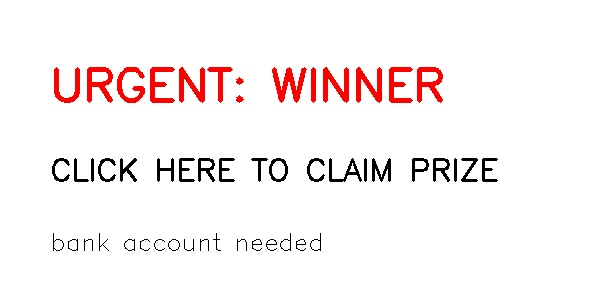
#> input picture scam_test 2.jpg, 600 x 300 px
$ python -i ai_image_detector.py   (imports and definitions only)
#> lines starting #> are read from the running program, lines starting #| are printed output that depends on the picture
# backend/services/ai_image_detector.py

import numpy as np
import cv2
from PIL import Image


def detect_ai_generated(image_path: str) -> dict:
    """
    Detects AI-generated images using 3 heuristics:
    1. Frequency smoothness (AI images are unnaturally smooth)
    2. Color uniformity (AI images have uniform color distribution)
    3. Perfect dimensions + no EXIF (common AI signature)
    """
#> called with image_path = '../../scam_test 2.jpg'
    try:
        img = Image.open(image_path).convert("RGB")
#> img is the input picture: PIL image 600x300 RGB; mean R, G, B 248.9, 242.4, 242.4
        arr = np.array(img)
        score = 100.0
        flags = []

        # Heuristic 1: Frequency analysis
        gray = cv2.cvtColor(arr, cv2.COLOR_RGB2GRAY)
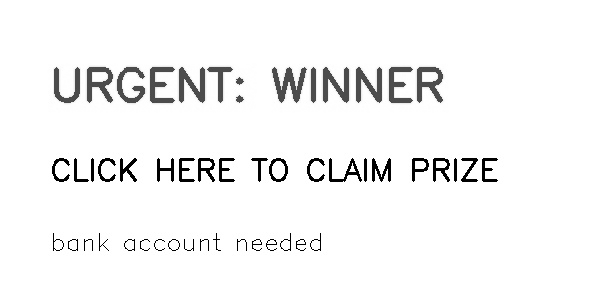
#> gray: shape (300, 600); min 0, max 255, mean 244.4
        f = np.fft.fft2(gray)
        magnitude = 20 * np.log(np.abs(np.fft.fftshift(f)) + 1)
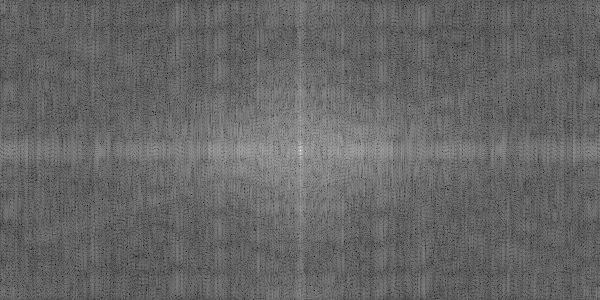
#> magnitude: shape (300, 600) float64; min 55, max 352, mean 174.8; drawn with min black and max white
        high_freq = magnitude[magnitude > magnitude.mean() * 1.5]
#> high_freq = [265.3, 281.6, 281, 275.7, 267.5, 352, 267.5, 275.7, 281, 281.6, 265.3]
        if len(high_freq) > 0 and high_freq.mean() < 45:
            score -= 30
            flags.append("suspiciously_smooth_frequency")

        # Heuristic 2: Color uniformity
        if arr.std(axis=(0, 1)).mean() < 45:
            score -= 25
            flags.append("unnatural_color_uniformity")

        # Heuristic 3: Perfect dimensions + no EXIF
        try:
            exif = img._getexif()
        except Exception:
            exif = None
        w, h = img.size
#> w = 600; h = 300
        if exif is None and (w % 64 == 0 and h % 64 == 0):
            score -= 25
            flags.append("ai_signature_dimensions_no_exif")

        is_ai = score < 50

        return {
            "ai_generated_score": round(100 - score, 1),
            "is_likely_ai": is_ai,
            "ai_flags": flags,
            "ai_verdict": "AI_GENERATED" if is_ai else "LIKELY_REAL",
        }

    except Exception as e:
        print(f"[ai_image_detector] error: {e}")
        return {
            "ai_generated_score": 0.0,
            "is_likely_ai": False,
            "ai_flags": [],
            "ai_verdict": "UNKNOWN",
        }

>>> result = detect_ai_generated('../../scam_test 2.jpg')

$ run again, on dummy_receipt.jpg
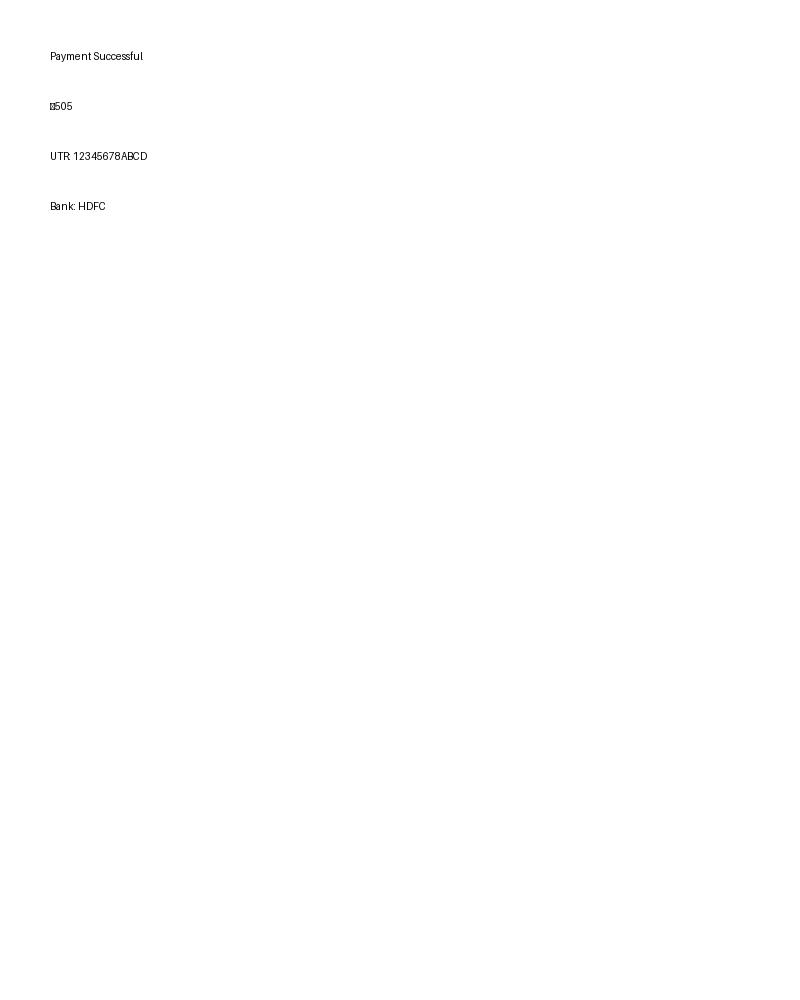
#> input picture dummy_receipt.jpg, 800 x 1000 px
#> in detect_ai_generated, img is the input picture: PIL image 800x1000 RGB; min 0, max 255, mean 254.8
#> in detect_ai_generated, `magnitude = 20 * np.log(np.abs(np.fft.fftshift(f)) + 1)`:
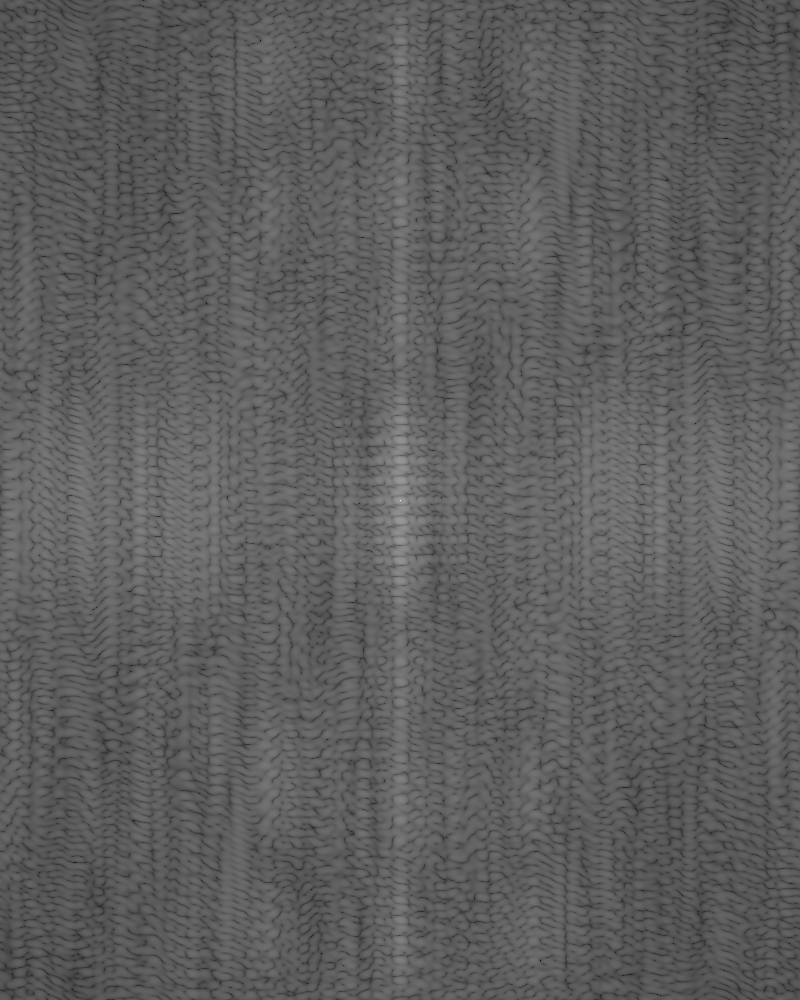
#> magnitude: shape (1000, 800) float64; min 26.31, max 382.7, mean 158.2; drawn with min black and max white
#> high_freq = 37 values, max 382.7 at index 18, min 237.4 at index 15, mean 242.8
